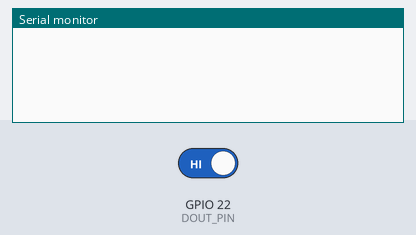
Bench run of a sketch on a simulated ESP32. On the bench: the last lines printed to the serial monitor. The inputs (shaded band) are chosen by the test bench; at power-on: GPIO 22 (DOUT_PIN) HIGH.

Above: at 1.2 s.
1.3 s: GPIO 22 (DOUT_PIN) driven LOW
At 2.3 s:
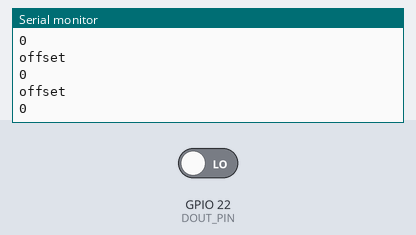
2.8 s: GPIO 22 (DOUT_PIN) driven HIGH
At 3.8 s:
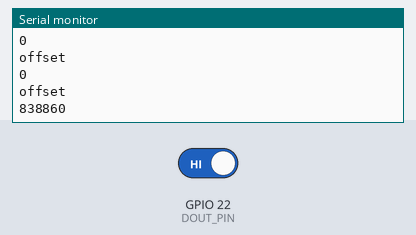

Measured:
- after the input at 1.3 s, the serial monitor: prints a new line at once (image 1)
- after the input at 2.8 s, the serial monitor: prints a new line at once (image 2)

The sketch:

hx711.ino
```cpp
#include<HardwareSerial.h>

#define RXD2 16  //esp32 Rx
#define TXD2 17  //esp32 Tx

const int DOUT_PIN = 22;
const int SCK_PIN = 23;

int gain = 128, GAIN = 1;


uint8_t data[3] = { 0 };
uint8_t filler = 0x00;
uint8_t tx_data[9];
float in_kg;

//int offset = -56693 , kg_weight = 39276, calib_weight = 1000;
float grams_fun;

///////////      shifting function
uint8_t shiftInSlow(uint8_t bitOrder)
{
    uint8_t value = 0;
    uint8_t i;

    for(i = 0; i < 8; ++i)
    {
       digitalWrite(SCK_PIN, HIGH);  //sck high
       delayMicroseconds(1);
        if(bitOrder == LSBFIRST)
        {
            value |= digitalRead(DOUT_PIN) << i; //dout reading
            // Serial.println("lsb bits");
            // Serial.println(value);
        }
        else
        {
            value |= digitalRead(DOUT_PIN) << (7 - i);     //dout reading
            // Serial.println("msb bits");
            // Serial.println(value);
        }
        digitalWrite(SCK_PIN, LOW); //sck low
        delayMicroseconds(1);
    }
    return value;
}

///////////      read function
signed long read()
{
//	 Define structures for reading data into.

		// Pulse the clock pin 24 times to read the data.
			data[2] = shiftInSlow( MSBFIRST);
			data[1] = shiftInSlow( MSBFIRST);
			data[0] = shiftInSlow( MSBFIRST);

			// Set the channel and the gain factor for the next reading using the clock pin.
			for (unsigned int i = 0; i < GAIN; i++)
			{
				digitalWrite(SCK_PIN, HIGH);
				delayMicroseconds(1);
				digitalWrite(SCK_PIN, LOW);
				delayMicroseconds(1);
			}

			// Replicate the most significant bit to pad out a 32-bit signed integer
				if (data[2] & 0x80)
        {
					filler = 0xFF;
				}
        else
        {
					filler =0; // = 0x00;
				}

				// Construct a 32-bit signed integer
			//	num = ((unsigned long)filler << 24) | ((unsigned long)data[2] << 16) | ((unsigned long)data[1] << 8) | (unsigned long)data[0];
        signed long num = ((signed long)filler << 24) | ((signed long)data[2] << 16) | ((signed long)data[1] << 8) | (signed long)data[0];
				return (num);
}

///////////      average function
long read_average(uint8_t times)
{
	long sum = 0;
	for (uint8_t i = 0; i < times; i++)
  {
		sum += read();
		// Probably will do no harm on AVR but will feed the Watchdog Timer (WDT) on ESP.
		// https://github.com/bogde/HX711/issues/73
	  //delay(4);
	}
	return sum / times;
}
// ///////////////  weight function
// float weight_fun(int update, int off, int kg_wei)
// {

//   float res = (-off + update)*calib_weight/kg_wei;
//   return res;
// }


void setup()
{
  // put your setup code here, to run once:
  Serial.begin(115200);

  pinMode(DOUT_PIN, INPUT);
  pinMode(SCK_PIN, OUTPUT);

  // pinMode(calib, INPUT_PULLUP);  // Set the reset pin as input with internal pull-up resistor(default state is high)
  // digitalWrite(calib, HIGH);
}

void loop()
{
  // put your main code here, to run repeatedly:

    if(digitalRead(DOUT_PIN) == 0)   // if dout low
	  {
		    int offset = read_average(10);
        Serial.println("offset");
        Serial.println(offset);
    }
}
```

Source omitted: modbus_crc.c (data table, 3962 bytes)
